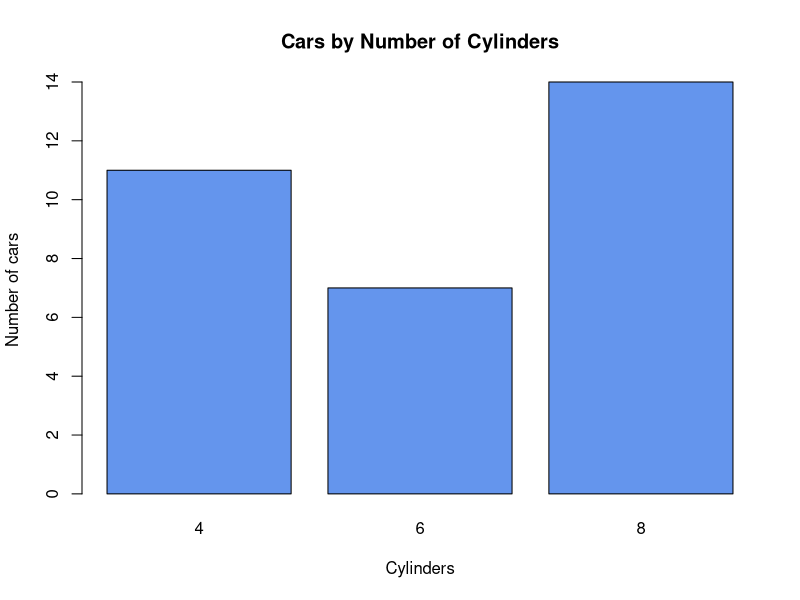

This chart was generated by the following R code:
cylinder_counts <- table(mtcars$cyl)

barplot(
  cylinder_counts,
  main = "Cars by Number of Cylinders",
  xlab = "Cylinders",
  ylab = "Number of cars",
  col = "cornflowerblue"
)
